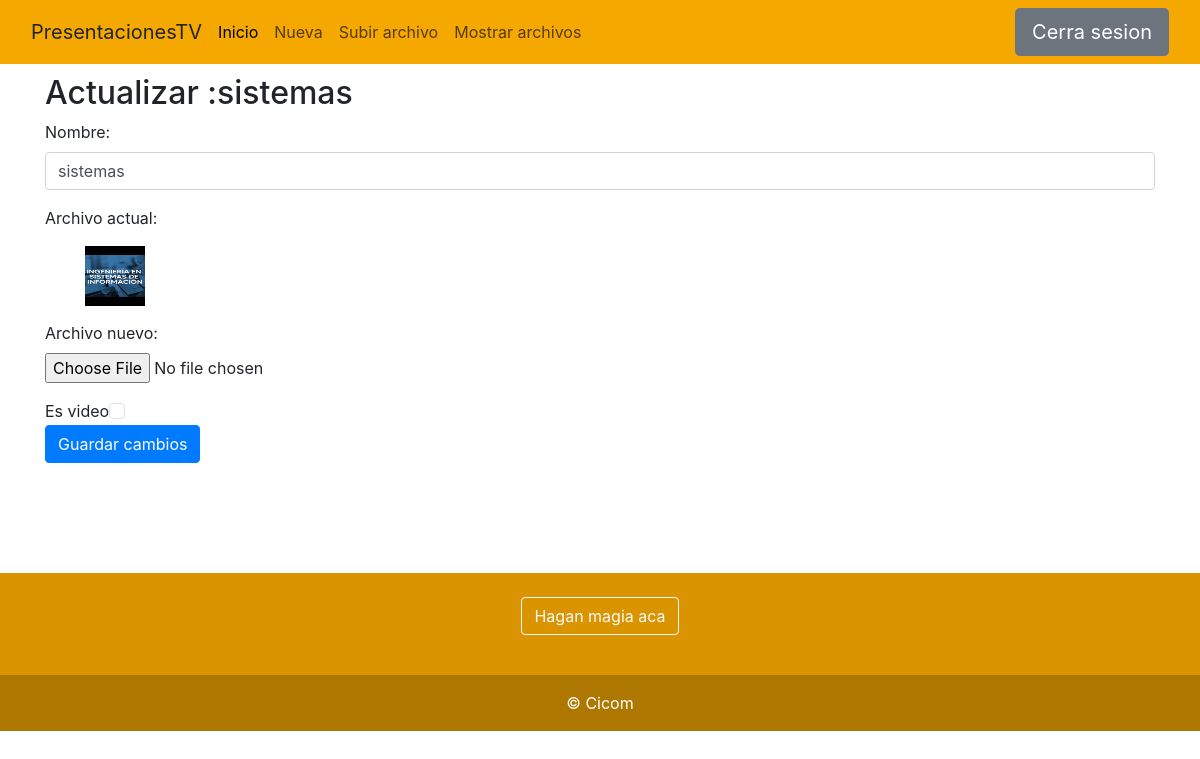
The page /archivo/editar-archivo/34 (signed in) on the database its author committed.
### ImagenesApp/models.py (models this page shows, shortened)
class Archivo(models.Model):
    nombre = models.CharField(max_length=255)
    archivo = models.FileField(upload_to='archivos/')  # Ajusta la carpeta según tus necesidades
    es_video = models.BooleanField(default=False)

### ImagenesApp/views.py (the view)
# urls.py: path('editar-archivo/<int:pk>', views.EditarArchivo.as_view(), name='editar_archivo'),
@method_decorator(login_required, name='dispatch')
class EditarArchivo(UpdateView):
    model = Archivo
    form_class = EditarArchivos
    template_name = 'ImagenesApp/editar_archivo.html'
    success_url = reverse_lazy('imagen:archivo-list')

### ImagenesApp/forms.py
class EditarArchivos(forms.ModelForm):
    class Meta:
        model = Archivo
        fields = ('nombre', 'archivo', 'es_video')
        widgets = {
            'nombre': forms.TextInput(attrs={'class': 'form-control'}),
            'archivo': forms.FileInput(attrs={'class': 'form-control-file'}),
            'es_video': forms.CheckboxInput(attrs={'class': 'form-check-input'}),
        }

### ImagenesApp/templates/ImagenesApp/editar_archivo.html (shortened to what this page needs)
{%extends 'base.html'%}
{% block content %}
<div class="container" style="margin-bottom:110px;">
<h2 style="margin-top:10px;">Actualizar :{{ object.nombre }}</h2>
<form method="post" enctype="multipart/form-data" class="form-group">
    <div class="form-group">
     <label for="{{ form.nombre.id_for_label }}" >Nombre:</label>
      {{ form.nombre }}
    </div>
    <div class="form-group">
      <p> Archivo actual: </p>
      <img src="{{ archivo.archivo.url }}" style="width: 60px; height: 60px; margin-left:40px; margin-bottom:15px;"/><br>
      <label for="{{ form.archivo.id_for_label }}" >Archivo nuevo:</label>
      {{ form.archivo }}
    </div>
    <div class="form-check form-check-inline" >
    <label class="form-check-label" for="{{ form.es_video.id_for_label }}" >Es video</label>
    {{ form.es_video }}
    </div>
    <br>
    <button type="submit" class="btn btn-primary">Guardar cambios</button>
  </form>
</div>
{%endblock%}

### rows shown on the page
Archivo: nombre "sistemas", archivo (picture)
